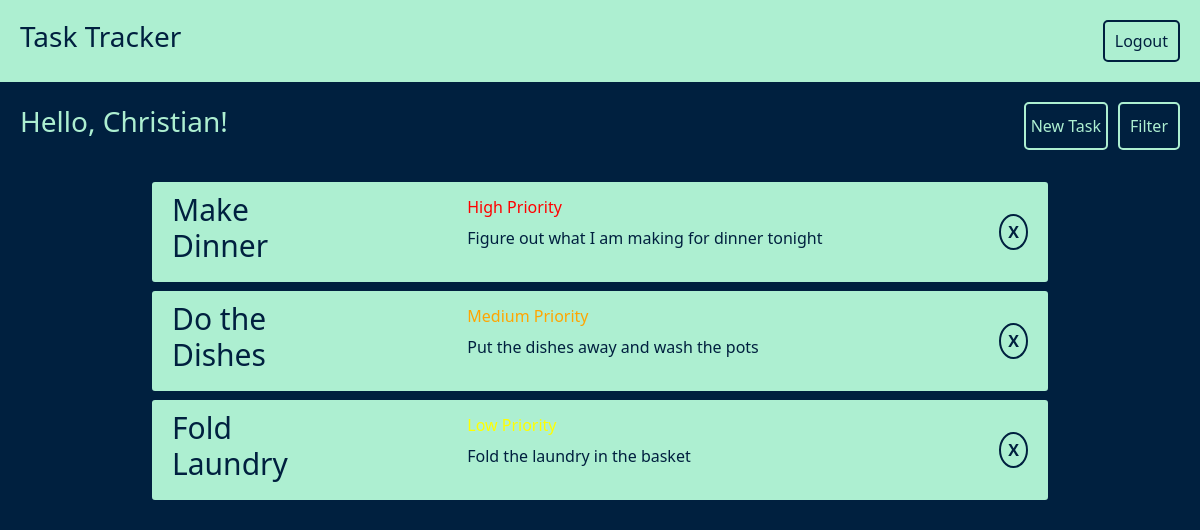
Page /homepage/filter/by_priority (signed in) on the earlier database version.
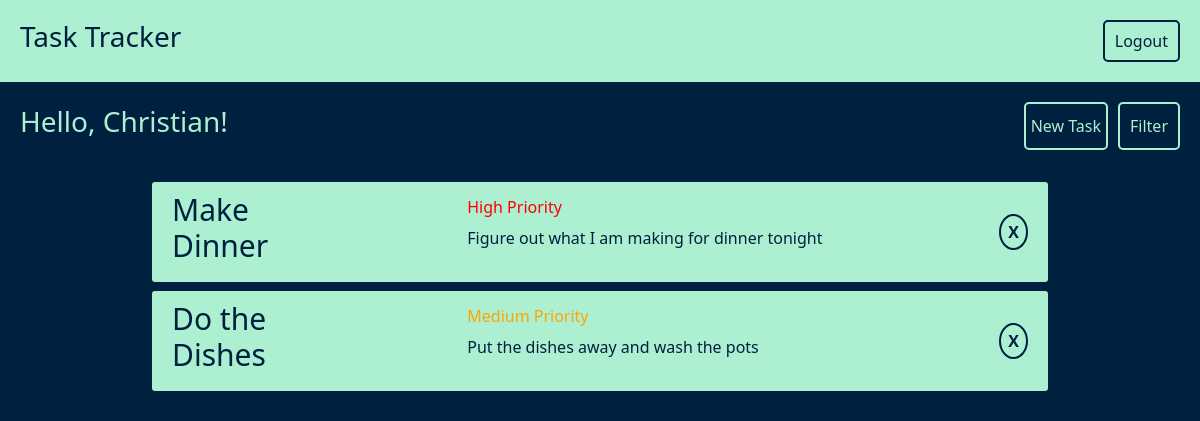
Same page on the later database version.
### Tasks/models.py (models this page shows)
class Task(models.Model):
    title = models.CharField(max_length = 60)
    description = models.TextField()
    priority = models.IntegerField()
    user = models.ForeignKey(User, related_name = 'tasks', on_delete = models.CASCADE)
    created_at = models.DateTimeField(auto_now_add = True)
    updated_at = models.DateTimeField(auto_now = True)

### Tasks/views.py (the view)
# urls.py: path('homepage/filter/by_priority',  views.filter_tasks_by_priority, name = 'filtered_tasks')
def filter_tasks_by_priority(request):
    this_user = User.objects.get(id = request.session['user_id'])
    context ={
        'first_name': this_user.first_name,
        'filtered_tasks': this_user.tasks.all().order_by('priority'),
    }
    return render(request, 'filtered_homepage.html',  context)

### Tasks/templates/filtered_homepage.html (shortened to what this page needs)
<!DOCTYPE html>
<html lang="en">
<head>
    <link href="https://cdn.jsdelivr.net/npm/bootstrap@5.2.2/dist/css/bootstrap.min.css" rel="stylesheet">
    {% include 'navbar.html' %}
    {% load static %}
    <link rel="stylesheet" href="{% static 'css/filtered_homepage.css' %}">
</head>
<body>
    <div class="main-content">
        <div class="main-header">
            <div class="welcome">
                <h3>Hello, {{first_name}}!</h3>
            </div>
            <div class="main-buttons">
                <div class="new-task">
                    <a href="{% url 'new_task' %}">New Task</a>
                </div>
                <div class="filter">
                    <button onclick="myFunction()" class="dropbtn">Filter</button>
                </div>
            </div>
        </div>
        <div class="tasks">
            {% for task in filtered_tasks %}
                <div class="task">
                    <div class="task-title">
                        <a href="/tasks/edit/{{task.id}}"><h3>{{task.title}}</h3></a>
                    </div>
                    <div class="task-info">
                        {% if task.priority == 1 %}
                            <h6 id="high-pri">High Priority</h6>
                        {% elif task.priority == 2 %}
                            <h6 id="med-pri">Medium Priority</h6>
                        {% else %}
                            <h6 id="low-pri">Low Priority</h6>
                        {% endif %}
                        <p>{{task.description}}</p>
                    </div>
                    <div class="task-buttons">
                        <a href="/tasks/delete/{{task.id}}"><strong>X</strong></a>
                    </div>
                </div>
            {% endfor %}
        </div>
    </div>
</body>
</html>

Differences in the rows shown:
removed Task: title "Fold Laundry", description "Fold the laundry in the basket"
